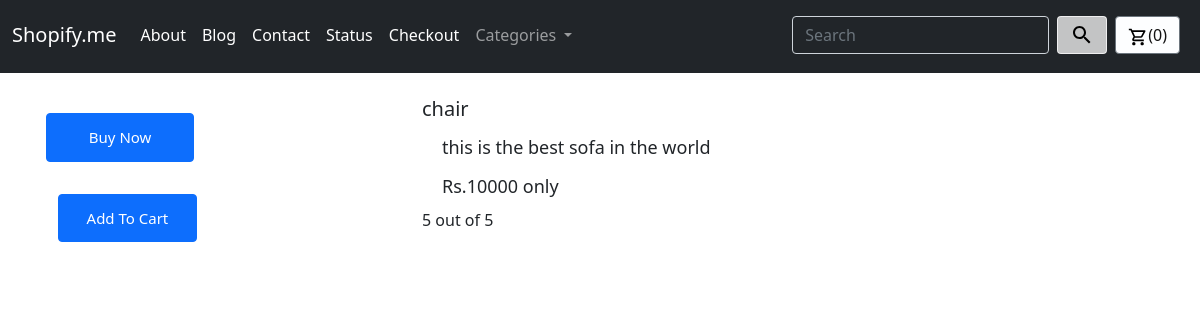
The page /shop/Products/1 on the database its author committed.
### shop/models.py (models this page shows, shortened)
class product(models.Model):
    category = models.CharField(max_length=50, default="")
    subcategory = models.CharField(max_length=50, default="")
    product_id = models.AutoField
    product_name = models.CharField(max_length=50)
    desc = models.CharField(max_length=300)
    pub_date = models.DateField()
    price = models.IntegerField(default="100")
    image = models.ImageField(upload_to="shop/images", default="")

### shop/views.py (the view)
# urls.py: path("Products/<int:my_id>", views.products, name="shop Products"),
def products(request, my_id):
    Product = product.objects.filter(id=my_id)
    return render(request, 'shop/Products.html', {'product': Product[0]})

### shop/templates/shop/Products.html (shortened to what this page needs)
{% extends 'shop/basic.html' %} {% block title %} Products {% endblock %}
 {% block body %}
<div class="container my-4">
  <div class="row">
    <div class="col-md-4">
      <div class="row">
        <button class="btn btn-primary mx-3 my-3 btn_p">Buy Now</button>
        <span id="divpr{{i.id}}" class="divpr"
          ><button
            type="button"
            class="cart btn btn-primary mx-3 my-3 btn_p"
            id="pr{{i.id}}"
          >
            Add To Cart
          </button></span
        >
      </div>
    </div>
    <div class="col-md-8">
      <h5>{{product.product_name}}</h5>
      <p id="desc">{{product.desc}}</p>
      <h6 id="price">Rs.{{product.price}} only</h6>
      <p id="ratings">5 out of 5</p>
    </div>
  </div>
</div>
{% endblock %}

### rows shown on the page
product: product_name "chair", desc "this is the best sofa in the world", price "10000"
